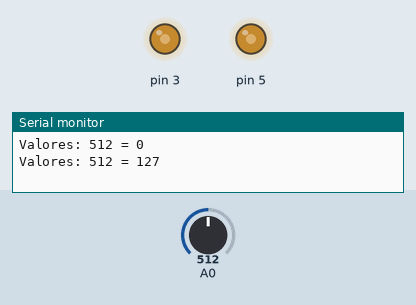
Bench run of a sketch on a simulated Arduino Uno, built with avr-gcc and run on an emulated ATmega328P. Parts: output pins drawn as LEDs (lit = HIGH), the last lines printed to the serial monitor. Inputs (shaded band) come from the test bench; at power-on: A0 = 512.

Above: at 2.8 s.
2.9 s: A0 set to 716
At 4.9 s:
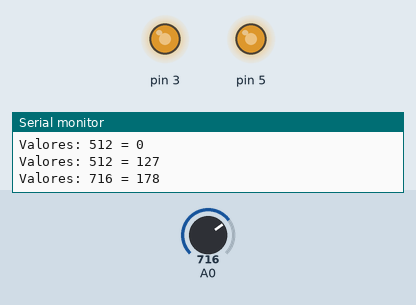
5.5 s: A0 set to 900
At 6.4 s:
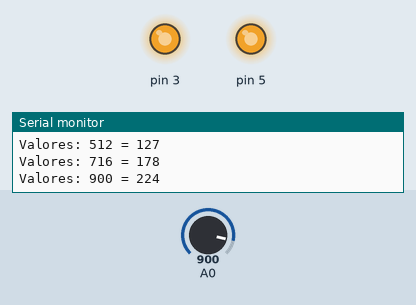
7.5 s: A0 set to 122
At 9.2 s:
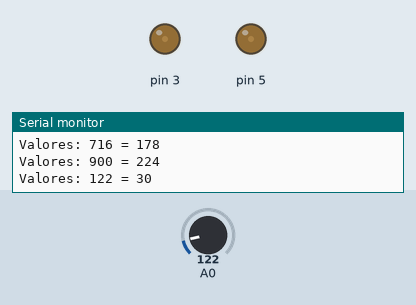
9.5 s: A0 set to 511
At 10.7 s:
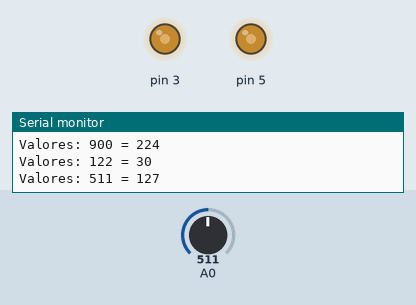
Timing chart, 0 to 12.5 s (numbered marks = the images above; inputs shaded):
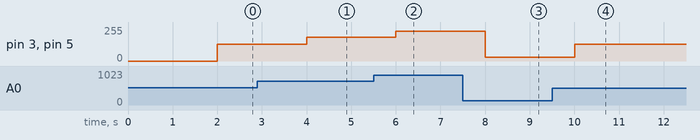

Measured:
- after the input at 2.9 s, pin 3, pin 5: 127/255 → 178/255 after 1.1 s
- after the input at 5.5 s, pin 3, pin 5: 178/255 → 224/255 after 0.50 s
- after the input at 7.5 s, pin 3, pin 5: 224/255 → 30/255 after 0.50 s
- after the input at 9.5 s, pin 3, pin 5: 30/255 → 127/255 after 0.50 s

The sketch:

sketch_feb12a.ino
```cpp
int valor = 0;
void setup()
{
  pinMode(3, OUTPUT);
  Serial.begin(9600);
}

void loop()
{
	Serial.print("Valores: ");
  Serial.print(analogRead(A0));
	Serial.print(" = ");
	Serial.println(valor);
  delay(2000);
  valor = map(analogRead(A0),0,1023,0,255);
  analogWrite(3, valor);
  analogWrite(5, valor);

}
```
